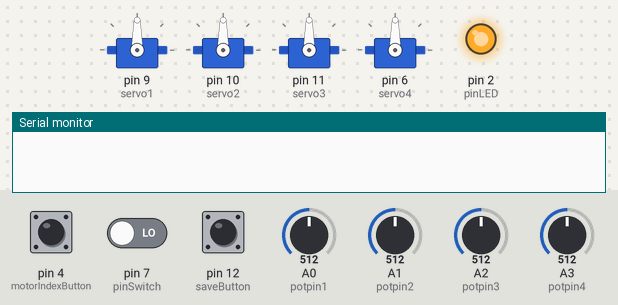
A sketch run on a simulated Arduino Uno, built with avr-gcc and run on an emulated ATmega328P. Parts: 4 × servo, output pins drawn as LEDs (lit = HIGH), the last lines printed to the serial monitor. The test bench sets the inputs (shaded band); at power-on: pin 4 (motorIndexButton) LOW, pin 7 (pinSwitch) LOW, A0 (potpin1) = 512, A1 (potpin2) = 512, A2 (potpin3) = 512, A3 (potpin4) = 512, pin 12 (saveButton) LOW.

Above: at 1.2 s.
1.3 s: pin 4 (motorIndexButton) pulled HIGH for 0.15 s
At 2.5 s:
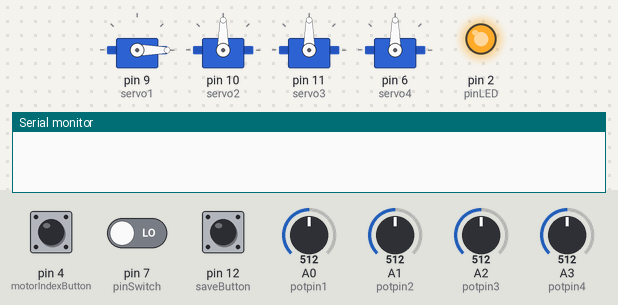
7.4 s: pin 4 (motorIndexButton) driven HIGH and pin 7 (pinSwitch) driven HIGH
10.4 s: A0 (potpin1) set to 716
At 11.8 s:
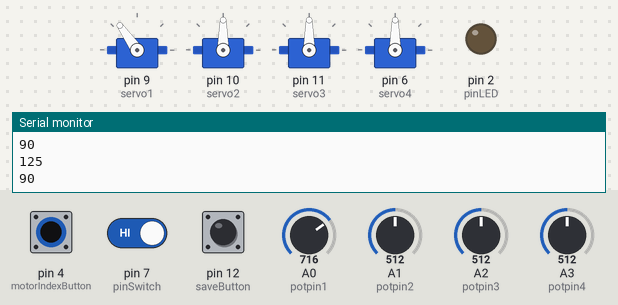
12.8 s: A1 (potpin2) set to 306
At 14.0 s:
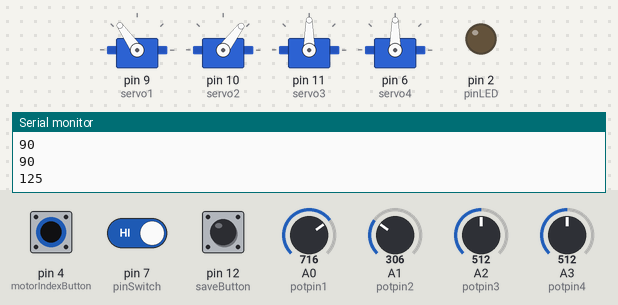
14.3 s: A2 (potpin3) set to 716
At 14.7 s:
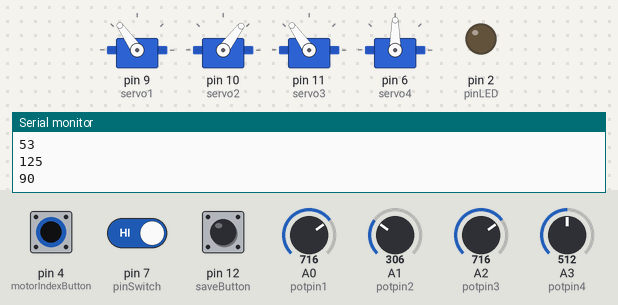
15.8 s: A3 (potpin4) set to 89
At 16.4 s:
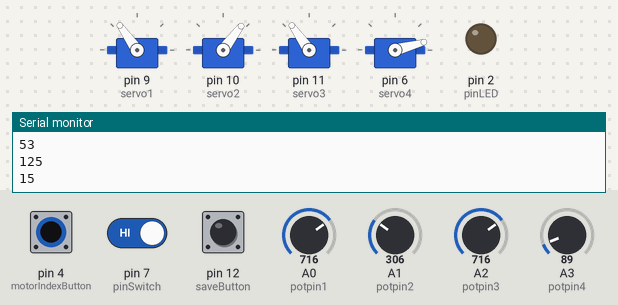
Timing chart, 0 to 18.3 s (numbered marks = the images above; inputs shaded):
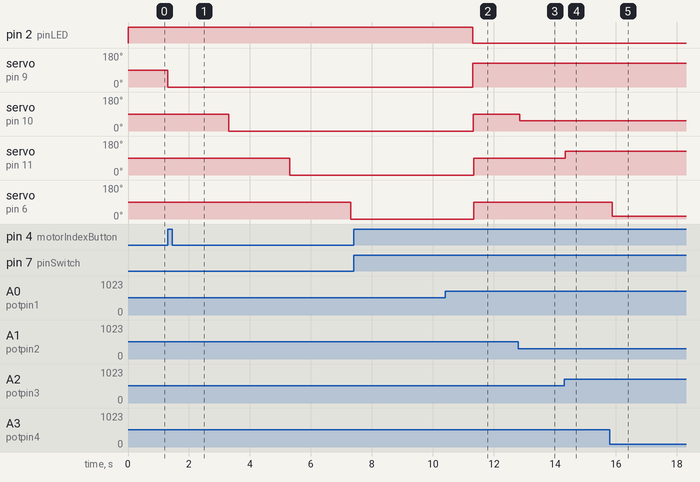

Measured:
- after the input at 1.3 s, servo on pin 9 (servo1): 90° → 0° at once; servo on pin 10 (servo2): 90° → 0° after 2.0 s; servo on pin 11 (servo3): 90° → 0° after 4.0 s; servo on pin 6 (servo4): 90° → 0° after 6.0 s
- after the input at 7.4 s, every drawn part: stays the same
- after the input at 10.4 s, servo on pin 9 (servo1): 0° → 125° after 0.90 s
- after the input at 12.8 s, servo on pin 10 (servo2): 90° → 53° after 0.05 s
- after the input at 14.3 s, servo on pin 11 (servo3): 90° → 125° at once
- after the input at 15.8 s, servo on pin 6 (servo4): 90° → 15° after 0.08 s

The sketch:

Multiple_motor_memory_individual_controls.ino
```cpp
#include <Servo.h>

Servo servo1;  // create servo object to control a servo
Servo servo2;
Servo servo3;
Servo servo4;
Servo servo5;
//add more for more servos

int potpin1 = 0;  // analog pin used to connect the potentiometer
int potpin2 = 1;
int potpin3 = 2;
int potpin4 = 3;

int val1;    // variable to read the value from the analog pin
int val2;
int val3;
int val4;
int val5;
int previousVal1 = 0;
int previousVal2 = 0;
int previousVal3 = 0;
int previousVal4 = 0;
int previousVal5 = 0;
int saveButtonState = 0; //state of button
int saveButtonStateLast = 0;
int saveButton = 12; //digital pin used to read button state
int motorIndexButton = 4;
int motorIndexButtonState = 0;
int motorIndexButtonStateLast = 0;
int motorIndex = 0;
int savedPos = 0;
int pinSwitch = 7;
int pinSwitchState = 0;
int pinLED = 2;

int signs_data[100][5]; //100 signs storage, 5 servo values per sign
int signs_data_size = 0;
int current_sign = -1;
//int current_motors_pos[5]; //stores current positions of the servos

void setup() {
  Serial.begin(9600);

  servo1.attach(9, 771, 2740);  // attaches the servo on pin 9 to the servo object
  servo2.attach(10, 771, 2740);
  servo3.attach(11, 771, 2740);
  servo4.attach(6, 771, 2740);
  //servo5.attach(5, 771, 2740);
  //add more for more servos
  pinMode(saveButton, INPUT);
  pinMode(motorIndexButton, INPUT);
  pinMode(pinSwitch, INPUT);
  pinMode(pinLED, OUTPUT);
}

void loop() {
  pinSwitchState = digitalRead(pinSwitch);
  if (pinSwitchState == HIGH)
  {
    digitalWrite(pinLED, LOW);
    saveButtonState = digitalRead(saveButton);
    if (saveButtonState != saveButtonStateLast)
    {
      if (saveButtonState == HIGH)
      {
          signs_data[signs_data_size][0] = servo1.read();
          signs_data[signs_data_size][1] = servo2.read();
          signs_data[signs_data_size][2] = servo3.read();
          signs_data[signs_data_size][3] = servo4.read();
          signs_data[signs_data_size][4] = servo5.read();
          //need to add more for every servo
          if (signs_data_size < 99)
            signs_data_size++;
          else
            Serial.println("Sign language memory is full, please manually increase");
      }
    }
    saveButtonStateLast = saveButtonState;
    val1 = analogRead(potpin1);            // reads the value of the potentiometer (value between 0 and 1023)
    val1 = map(val1, 0, 1023, 0, 180);     // scale it to use it with the servo (value between 0 and 180)
    val2 = analogRead(potpin2);            // reads the value of the potentiometer (value between 0 and 1023)
    val2 = map(val2, 0, 1023, 0, 180);     // scale it to use it with the servo (value between 0 and 180)
    val3 = analogRead(potpin3);            // reads the value of the potentiometer (value between 0 and 1023)
    val3 = map(val3, 0, 1023, 0, 180);     // scale it to use it with the servo (value between 0 and 180)
    val4 = analogRead(potpin4);            // reads the value of the potentiometer (value between 0 and 1023)
    val4 = map(val4, 0, 1023, 0, 180);     // scale it to use it with the servo (value between 0 and 180)
    Serial.println(val1);
    Serial.println(val2);
    Serial.println(val3);
    Serial.println(val4);
    //val5 = analogRead(potpin5);            // reads the value of the potentiometer (value between 0 and 1023)
    //val5 = map(val5, 0, 1023, 0, 180);     // scale it to use it with the servo (value between 0 and 180)
//    motorIndexButtonState = digitalRead(motorIndexButton);
//    if (motorIndexButtonState != motorIndexButtonStateLast)
//    {
//      if (motorIndexButtonState == HIGH)
//      {
//        motorIndex++;
//        if (motorIndex > 4) {  motorIndex = 0; }
//      }
//      motorIndexButtonStateLast = motorIndexButtonState;
//    }
//    if (abs(val - previousVal) > 2)
//    {
//      //need to change which servo to write to based on motorIndex
//      if(motorIndex == 0)
//        servo1.write(val);
//      else if (motorIndex == 1)
//        servo2.write(val);
//      else if (motorIndex == 2)
//        servo3.write(val);
//      else if (motorIndex == 3)
//        servo4.write(val);
//      else if (motorIndex == 4)
//        servo5.write(val);
//      previousVal = val;
//    }
      if(abs(val1-previousVal1) > 2)
      {
          servo1.write(val1);
      }
      delay(15);
      if(abs(val2-previousVal2) > 2)
      {
          servo2.write(val2);
      }
      delay(15);
      if(abs(val3-previousVal3) > 2)
      {
          servo3.write(val3);
      }
      delay(15);
      if(abs(val4-previousVal4) > 2)
      {
          servo4.write(val4);
      }
      delay(15);
      previousVal1 = val1;
      previousVal2 = val2;
      previousVal3 = val3;
      previousVal4 = val4;
      //previousVal5 = val5;
//      if(abs(val1-previousVal1) > 2)
//      {
//          servo1.write(val5)
//      }
  }
  else
  {
    digitalWrite(pinLED, HIGH);
    motorIndexButtonState = digitalRead(motorIndexButton);
    if (motorIndexButtonState != motorIndexButtonStateLast)
    {
      if (motorIndexButtonState == HIGH)
      {
        if (current_sign < signs_data_size - 1)
          current_sign++;
        else
          current_sign = 0;
      }
      servo1.write(signs_data[current_sign][0]);
      delay(2000);
      servo2.write(signs_data[current_sign][1]);
      delay(2000);
      servo3.write(signs_data[current_sign][2]);
      delay(2000);
      servo4.write(signs_data[current_sign][3]);
      delay(2000);
      servo5.write(signs_data[current_sign][4]);
      delay(2000);
    }
  }

}
```
